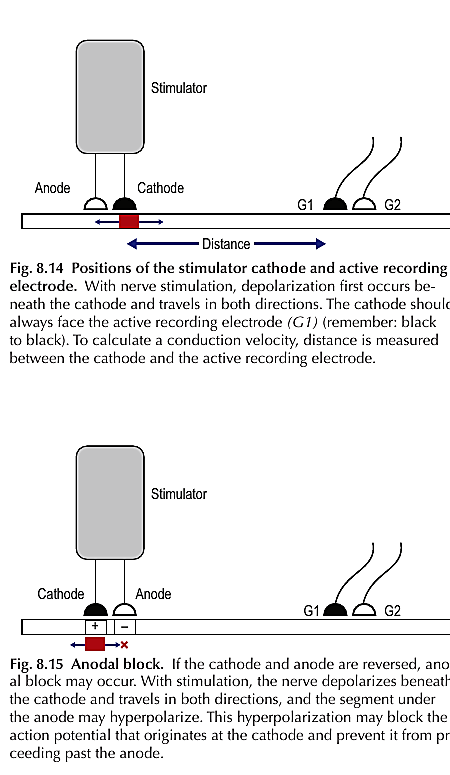
#> input picture projects/ncs-emg/textbook_figures_v3/fig_8_14_15_cathode_anode.png, 450 x 775 px, found by its file name
$ python concept10_anodal_block_aligned.py
#> lines starting #> are read from the running program, lines starting #| are printed output that depends on the picture
from pathlib import Path
from PIL import Image

ROOT = Path(r"C:\Users\uugur\OneDrive\Desktop\Second_Brain\10_Projects\presentations\artifacts_of_ncs_emg\animations")
OUT = ROOT / "katot-polarite" / "animasyon-0-depolarizasyon-anodal-blok.html"
FIG_IN = ROOT / "figures" / "source-v3" / "fig_8_14_15_cathode_anode.png"
FIG_OUT = ROOT / "figures" / "source-v3" / "fig_8_15_anodal_block.png"

with Image.open(FIG_IN) as im:
    # Existing source-v3 asset: Figure 8.14 is upper half; Figure 8.15 is lower half.
#> im is the input picture: PIL image 450x775 RGB; mean R, G, B 237.4, 237.1, 237.3
    w, h = im.size
#> w = 450; h = 775
    crop = im.crop((0, int(h * 0.44), w, h))
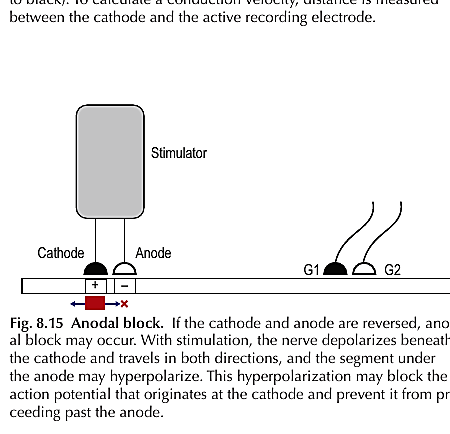
#> crop: PIL image 450x434 RGB; mean R, G, B 238.4, 238.1, 238.1
    crop.save(FIG_OUT)

HTML = r'''<!doctype html>
<html lang="tr">
<head>
<meta charset="utf-8">
<meta name="viewport" content="width=device-width,initial-scale=1">
<title>Anodal Blok — Mekanizma Modeli</title>
<style>
:root{--paper:#f7f8f9;--panel:#fff;--head:#e7edf3;--line:#d5dde4;--ink:#15232d;--muted:#60707d;--teal:#0f7a95;--cyan:#36c9d7;--green:#5eea8d;--amber:#ffc857;--red:#eb5a65;--blue:#64a7ff;--scope:#06140f;--grid:#143326}
*{box-sizing:border-box}html,body{width:100%;height:100%;margin:0;background:#fff;color:var(--ink);font-family:"Segoe UI",Inter,Arial,sans-serif}body{display:grid;place-items:center;padding:12px}
.app{width:min(calc(100vw - 24px),1500px);aspect-ratio:16/9;max-height:calc(100vh - 24px);background:var(--paper);border:1px solid #c8d1d9;box-shadow:0 18px 48px #23313b24;display:grid;grid-template-rows:42px 48px 1fr 70px 56px;overflow:hidden}
.titlebar,.toolbar{display:flex;align-items:center;padding:0 18px;border-bottom:1px solid var(--line)}.titlebar{justify-content:space-between;background:linear-gradient(#fff,#f0f3f5);font-size:14px;color:#43515c}.session{display:flex;align-items:center;gap:9px;font-weight:700}.dot{width:9px;height:9px;border-radius:50%;background:#2f7d52;box-shadow:0 0 7px #2f7d5270}.brand{font-weight:900;letter-spacing:.12em;color:#73808b}.brand b{color:var(--teal)}
.toolbar{gap:20px;background:var(--head)}.label{font-size:11px;letter-spacing:.08em;text-transform:uppercase;color:var(--muted);font-weight:900}.toolbar strong{font-size:15px}.mode{margin-left:auto;color:var(--teal);font-weight:900}
.workspace{min-height:0;padding:10px;display:grid;grid-template-columns:minmax(0,1fr) 326px;gap:10px}.panel{background:#fff;border:1px solid var(--line);min-width:0;min-height:0;overflow:hidden;display:flex;flex-direction:column}.panel-head{height:39px;flex:none;display:flex;align-items:center;justify-content:space-between;padding:0 13px;background:var(--head);border-bottom:1px solid var(--line);font-size:12px;font-weight:900;letter-spacing:.055em;text-transform:uppercase;color:#4a5964}
.state{padding:4px 10px;border-radius:999px;background:#e6f7ec;color:#28744a;border:1px solid #c8e8d3;text-transform:none;letter-spacing:0}.state.partial{background:#fff4d9;color:#8b5c00;border-color:#ead39a}.state.blocked{background:#fde8ea;color:#a6313d;border-color:#f0c3c8}
.lab{flex:1;min-height:0;display:grid;grid-template-rows:49% 51%}.geometry{position:relative;min-height:0;background:#101d24;border-bottom:4px solid #d5dde4}.scope{position:relative;min-height:0;background:var(--scope)}#geoCanvas,#scopeCanvas{position:absolute;inset:0;width:100%;height:100%}
.scope-legend{position:absolute;right:12px;top:8px;display:flex;gap:12px;padding:5px 8px;background:#06140fdb;border:1px solid #2b493a;color:#b8c8bf;font-size:11px;font-weight:800}.key{display:inline-flex;align-items:center;gap:5px}.sw{width:18px;height:3px;background:var(--green)}.sw.ref{height:0;border-top:2px dashed var(--amber)}
.formula{position:absolute;left:12px;bottom:8px;padding:5px 8px;background:#071118e8;border:1px solid #4c626f;color:#d9e7ec;font:800 10px Consolas,monospace}.formula b{color:var(--cyan)}
.side-body{padding:10px;display:grid;gap:7px;align-content:start;overflow:auto}.invariant{display:grid;grid-template-columns:1fr auto;gap:4px 9px;padding:8px 10px;border:1px solid #d6e2ea;background:#f2f7fa}.invariant span{font-size:11px;color:var(--muted);font-weight:800}.invariant b{font-size:11px;color:#256744}
.readout{display:grid;grid-template-columns:1fr auto;padding:7px 9px;border:1px solid var(--line);font-size:11px}.readout span{color:var(--muted);font-weight:800}.readout b{font-variant-numeric:tabular-nums}.readout.changed{background:#fff4d9;border-color:#ead39a}.readout.blocked{background:#fde8ea;border-color:#f0c3c8}.readout.blocked b{color:#a6313d}
.lesson{padding:8px 9px;border-left:4px solid var(--teal);background:#edf6f8;font-size:11px;line-height:1.34;font-weight:650}.lesson b{color:var(--teal)}.warning{padding:7px 9px;border-left:4px solid var(--red);background:#fff1f2;font-size:10px;line-height:1.32;color:#6f3339;font-weight:650}
.source{height:132px;border:1px solid var(--line);background:#fff;display:grid;grid-template-columns:112px 1fr;overflow:hidden}.source img{width:100%;height:100%;object-fit:contain;border-right:1px solid var(--line)}.source div{padding:7px;font-size:10px;line-height:1.25;color:var(--muted)}.source b{display:block;color:var(--ink);margin-bottom:3px}
.controls{display:flex;align-items:center;justify-content:center;gap:9px;padding:9px 16px;background:#fff;border-top:1px solid var(--line)}button{appearance:none;border:1px solid #b8c5cf;background:#f2f5f7;color:var(--ink);font:800 12px "Segoe UI",sans-serif;padding:9px 14px;cursor:pointer;border-radius:3px}button:hover,button:focus-visible{background:#e2edf2;outline:2px solid #8ac4d1;outline-offset:1px}button.active{background:#dceef2;border-color:#62aaba;color:#0b6075}.stim{margin-left:20px;background:#172b24;color:#dfffea;border-color:#315a48}.stim:hover{background:#234436}.model-note{font-size:10px;color:var(--muted);font-weight:800;margin-right:4px}
.bottom-bar{height:56px;display:flex!important;align-items:stretch!important;gap:1px!important;background:#d5dde4!important;border-top:1px solid #d5dde4!important}.bottom-bar .fkey{flex:1!important;background:#e7edf3!important;color:#16232c!important;text-decoration:none!important;display:flex!important;align-items:center!important;justify-content:center!important;gap:9px!important;padding:0 12px!important;font:800 13px/1 "Segoe UI",Arial,sans-serif!important}.bottom-bar .fkey span{color:#0f7a95!important;font-size:15px!important}.bottom-bar .fkey b{color:#16232c!important;font-size:13px!important}.bottom-bar .fkey:hover,.bottom-bar .fkey:focus-visible{background:#dce8f0!important;outline:none!important}
@media(max-width:980px){body{padding:0}.app{width:100vw;min-height:100vh;max-height:none;aspect-ratio:auto;grid-template-rows:42px auto minmax(760px,1fr) auto 56px}.toolbar{padding:8px 12px;flex-wrap:wrap}.workspace{grid-template-columns:1fr}.source{height:160px}.controls{flex-wrap:wrap}}
</style>
</head>
<body>
<main class="app">
  <div class="titlebar"><div class="session"><span class="dot"></span>EDX Öğrenim İstasyonu — Bölüm 8</div><div class="brand"><b>EDX</b>SİM</div></div>
  <div class="toolbar"><span class="label">Konu</span><strong>Anodal blok</strong><span class="label">Tek değişken</span><strong>Anot altında bloklanan lif oranı</strong><span class="mode">SERBEST LABORATUVAR</span></div>
  <section class="workspace">
    <div class="panel">
      <div class="panel-head"><span>Ters polarite ve uyarı sabit · yalnız anot altındaki geçiş değişir</span><span id="stateBadge" class="state">İletim geçiyor</span></div>
      <div class="lab">
        <div class="geometry" id="geometry"><canvas id="geoCanvas"></canvas><div class="formula"><b>Yanıt amplitüdü</b> ≈ referans × anot bölgesini geçen lif oranı</div></div>
        <div class="scope" id="scope"><canvas id="scopeCanvas"></canvas><div class="scope-legend"><span class="key"><i class="sw"></i>Model yanıtı</span><span class="key"><i class="sw ref"></i>Bloksuz referans · 38 µV</span></div></div>
      </div>
    </div>
    <aside class="panel">
      <div class="panel-head"><span>Şekil 8.15 mekanizması</span></div>
      <div class="side-body">
        <div class="invariant"><span>Katodal aktivasyon</span><b>SABİT</b><span>Elektrot polaritesi</span><b>TERS · SABİT</b><span>Gerçek iletim hızı</span><b>SABİT</b></div>
        <div id="fiberRow" class="readout"><span>Anotta bloklanan lif</span><b id="fiberOut">%0</b></div>
        <div id="arrivalRow" class="readout"><span>G1'e ulaşan volü</span><b id="arrivalOut">TAM</b></div>
        <div id="ampRow" class="readout"><span>Beklenen amplitüd</span><b id="ampOut">38 µV</b></div>
        <div class="readout"><span>Geçen liflerin onseti</span><b>2,5 ms · SABİT</b></div>
        <div class="lesson" id="lesson"><b>Blok yok:</b> Katot altında başlayan volü anot bölgesini geçer; liflerin tamamı G1'e ulaşır.</div>
        <div class="source"><img src="../figures/source-v3/fig_8_15_anodal_block.png" alt="Şekil 8.15 teorik anodal blok"><div><b>Şekil 8.15 · kitap sırası</b>Depolarizasyon katot altında başlar ve iki yöne yayılır. Anot altındaki hiperpolarize segment, geçen aksiyon potansiyelini teorik olarak bloke edebilir.</div></div>
        <div class="warning"><b>Klinik sınır:</b> Rutin kısa-puls bipolar NCS'de anodal blok nadirdir; anodal/virtual-cathode eksitasyon da görülebilir. Düşük amplitüd tek başına anodal blok kanıtı değildir.</div>
      </div>
    </aside>
  </section>
  <div class="controls"><span class="model-note">MEKANİZMA MODELİ · klinik olasılık değildir</span><button id="passBtn" class="active">0% · İletim geçiyor</button><button id="partialBtn">50% · Kısmi blok</button><button id="blockBtn">100% · Tam blok</button><button id="stimBtn" class="stim">Uyarıyı göster</button></div>
  <nav class="bottom-bar" aria-label="Standart sunum gezinmesi"><a class="fkey" href="index.html"><span>F1</span><b>Önceki</b></a><a class="fkey" href="../index.html"><span>F2</span><b>İçindekiler</b></a><a class="fkey" href="latans-hatasi.html"><span>F3</span><b>Sonraki</b></a></nav>
</main>
<script>
const geo=document.getElementById("geoCanvas"),gc=geo.getContext("2d"),geometry=document.getElementById("geometry");
const scope=document.getElementById("scopeCanvas"),sc=scope.getContext("2d"),scopeWrap=document.getElementById("scope");
const buttons=[document.getElementById("passBtn"),document.getElementById("partialBtn"),document.getElementById("blockBtn")];
const stateBadge=document.getElementById("stateBadge"),fiberOut=document.getElementById("fiberOut"),arrivalOut=document.getElementById("arrivalOut"),ampOut=document.getElementById("ampOut"),lesson=document.getElementById("lesson");
let blockedFraction=0,stimStart=-1,raf=0,dpr=Math.max(1,window.devicePixelRatio||1);
const REFERENCE_AMP=38,LATENCY=2.5,FIBERS=12;
function fit(canvas,wrap){const r=wrap.getBoundingClientRect(),w=Math.max(320,Math.round(r.width)),h=Math.max(130,Math.round(r.height));canvas.width=Math.round(w*dpr);canvas.height=Math.round(h*dpr);canvas.style.width=w+"px";canvas.style.height=h+"px";canvas.getContext("2d").setTransform(dpr,0,0,dpr,0,0);return{w,h}}
function clamp(v,a,b){return Math.max(a,Math.min(b,v))}
function line(c,pts,color,width=2,dash=[]){c.save();c.strokeStyle=color;c.lineWidth=width;c.setLineDash(dash);c.beginPath();pts.forEach((p,i)=>i?c.lineTo(p[0],p[1]):c.moveTo(p[0],p[1]));c.stroke();c.restore()}
function label(c,text,x,y,color="#dce8ed",size=11,align="left"){c.fillStyle=color;c.font=`800 ${size}px Segoe UI`;c.textAlign=align;c.fillText(text,x,y);c.textAlign="left"}
function dot(c,x,y,r,fill,stroke="#fff",width=2){c.beginPath();c.arc(x,y,r,0,Math.PI*2);c.fillStyle=fill;c.fill();c.strokeStyle=stroke;c.lineWidth=width;c.stroke()}
function roundRect(c,x,y,w,h,r,fill,stroke){c.beginPath();c.roundRect(x,y,w,h,r);if(fill){c.fillStyle=fill;c.fill()}if(stroke){c.strokeStyle=stroke;c.lineWidth=1.5;c.stroke()}}
function snapAt(t,on,amp){return amp*(-1.0*Math.exp(-Math.pow((t-on-.35)/.20,2))+.76*Math.exp(-Math.pow((t-on-.84)/.33,2))-.13*Math.exp(-Math.pow((t-on-1.65)/.55,2)))}
function noise(t){return .35*Math.sin(t*30.3)+.16*Math.sin(t*71.7+.9)+.08*Math.sin(t*118.2)}
function fiberBlocked(i){if(blockedFraction===0)return false;if(blockedFraction===1)return true;return i%2===0}
function drawElectrode(c,x,y,kind){line(c,[[x,y-38],[x,y-9]],"#d7e4e9",3);if(kind==="cathode"){dot(c,x,y,11,"#111820","#ffc857");label(c,"KATOT (−)",x,y-20,"#ffc857",11,"center")}else{dot(c,x,y,10,"#fff","#eb5a65");label(c,"ANOT (+)",x,y-20,"#ff9aa2",11,"center")}}
function drawGeometry(now){
  const {w,h}=fit(geo,geometry);gc.clearRect(0,0,w,h);gc.fillStyle="#101d24";gc.fillRect(0,0,w,h);
  const cathX=w*.19,anodeX=w*.48,g1X=w*.82,g2X=w*.91,electrodeY=h*.26,top=h*.48,gap=Math.min(8,(h*.34)/FIBERS);
  roundRect(gc,anodeX-34,top-15,68,gap*(FIBERS-1)+30,10,"rgba(60,120,205,.19)","rgba(100,167,255,.85)");
  label(gc,"HİPERPOLARİZE",anodeX,top-23,"#8fc2ff",10,"center");label(gc,"ANOT SEGMENTİ",anodeX,top-11,"#8fc2ff",9,"center");
  drawElectrode(gc,cathX,electrodeY,"cathode");drawElectrode(gc,anodeX,electrodeY,"anode");dot(gc,g1X,electrodeY,9,"#64a7ff");dot(gc,g2X,electrodeY,9,"#fff","#64a7ff");
  label(gc,"G1",g1X,electrodeY-20,"#8fc2ff",11,"center");label(gc,"G2",g2X,electrodeY-20,"#8fc2ff",11,"center");
  line(gc,[[cathX,electrodeY+12],[cathX,top-8]],"#ffc857",2,[4,3]);label(gc,"katodal aktivasyon",cathX,top-15,"#ffc857",10,"center");
  for(let i=0;i<FIBERS;i++){const y=top+i*gap;line(gc,[[w*.06,y],[w*.94,y]],"#7f683e",1.6);if(fiberBlocked(i)){line(gc,[[anodeX-23,y],[anodeX+23,y]],"#466997",3)}}
  label(gc,"SİNİR LİFLERİ",w*.06,top-20,"#d7bc83",10);label(gc,"TERS POLARİTE SABİT",w*.94,top-20,"#a7b8c1",10,"right");
  if(stimStart>=0){
    const e=(now-stimStart)/1000;
    for(let i=0;i<FIBERS;i++){
      const y=top+i*gap,blocked=fiberBlocked(i),forward=clamp((e-.12-i*.006)/1.38,0,1),target=blocked?anodeX-8:g1X,px=cathX+(target-cathX)*forward;
      if(forward>0&&forward<1)dot(gc,px,y,3.6,"#ffc857","rgba(255,255,255,.9)",1);
      if(blocked&&forward>=.98&&e<1.95){const a=clamp(1-(e-1.45)/.5,0,1);gc.strokeStyle=`rgba(235,90,101,${a})`;gc.lineWidth=2;gc.beginPath();gc.moveTo(anodeX-7,y-5);gc.lineTo(anodeX+7,y+5);gc.moveTo(anodeX+7,y-5);gc.lineTo(anodeX-7,y+5);gc.stroke()}
      const backward=clamp((e-.12-i*.006)/.48,0,1),bx=cathX-(cathX-w*.08)*backward;if(backward>0&&backward<1)dot(gc,bx,y,2.7,"#ffc857","rgba(255,255,255,.75)",1);
    }
    if(e<.35){const a=1-e/.35;gc.beginPath();gc.arc(cathX,electrodeY,17+25*(1-a),0,Math.PI*2);gc.strokeStyle=`rgba(255,200,87,${a})`;gc.lineWidth=4;gc.stroke()}
    if(e>2.15)stimStart=-1;
  }
}
function drawScope(now){
  const {w,h}=fit(scope,scopeWrap);sc.clearRect(0,0,w,h);sc.fillStyle="#06140f";sc.fillRect(0,0,w,h);
  const L=50,R=w-22,T=24,B=h-30,mid=(T+B)/2,windowMs=7,halfUv=52,on=LATENCY,amp=REFERENCE_AMP*(1-blockedFraction);
  const x=t=>L+(R-L)*t/windowMs,y=v=>mid+(v/halfUv)*(B-T)/2;
  sc.strokeStyle="#143326";sc.lineWidth=1;for(let i=0;i<=7;i++){sc.beginPath();sc.moveTo(x(i),T);sc.lineTo(x(i),B);sc.stroke()}for(let i=0;i<=6;i++){const yy=T+(B-T)*i/6;sc.beginPath();sc.moveTo(L,yy);sc.lineTo(R,yy);sc.stroke()}
  sc.strokeStyle="#27533e";sc.beginPath();sc.moveTo(L,mid);sc.lineTo(R,mid);sc.stroke();sc.fillStyle="#789486";sc.font="700 10px Segoe UI";sc.textAlign="center";for(let i=0;i<=7;i++)sc.fillText(i+" ms",x(i),B+16);sc.textAlign="left";sc.fillText("20 µV/div",L,T-8);
  const elapsed=stimStart>=0?(now-stimStart)/1000:99,progress=Math.min(1,Math.max(.02,elapsed/1.85));
  function plot(fn,color,width,dash=[]){sc.strokeStyle=color;sc.lineWidth=width;sc.setLineDash(dash);sc.beginPath();const n=Math.floor(720*progress);for(let i=0;i<=n;i++){const t=windowMs*i/720,v=clamp(fn(t),-halfUv,halfUv);i?sc.lineTo(x(t),y(v)):sc.moveTo(x(t),y(v))}sc.stroke();sc.setLineDash([])}
  plot(t=>snapAt(t,on,REFERENCE_AMP),"#ffc857",1.5,[6,4]);sc.save();sc.shadowColor="#5eea8d";sc.shadowBlur=5;plot(t=>snapAt(t,on,amp)+noise(t),"#5eea8d",2.2);sc.restore();
  if(amp>0){sc.strokeStyle="#5eea8d";sc.setLineDash([3,4]);sc.beginPath();sc.moveTo(x(on),T);sc.lineTo(x(on),B);sc.stroke();sc.setLineDash([]);sc.fillStyle="#83f0a6";sc.font="800 10px Segoe UI";sc.fillText("onset 2,5 ms · değişmez",x(on)+6,B-7)}
  else{sc.fillStyle="#ff9aa2";sc.font="900 12px Segoe UI";sc.fillText("UYARILMIŞ YANIT YOK — modelde tüm lifler anotta bloke",L+16,T+25)}
}
function updateUI(){
  const amp=REFERENCE_AMP*(1-blockedFraction),arrival=blockedFraction===0?"TAM":blockedFraction===.5?"KISMİ":"YOK",labels=["İletim geçiyor","Kısmi blok modeli","Tam blok modeli"];
  const idx=blockedFraction===0?0:blockedFraction===.5?1:2;buttons.forEach((b,i)=>b.classList.toggle("active",i===idx));
  stateBadge.textContent=labels[idx];stateBadge.className=idx===0?"state":idx===1?"state partial":"state blocked";
  fiberOut.textContent="%"+Math.round(blockedFraction*100);arrivalOut.textContent=arrival;ampOut.textContent=Math.round(amp)+" µV";
  const dynamic=[document.getElementById("fiberRow"),document.getElementById("arrivalRow"),document.getElementById("ampRow")];dynamic.forEach(el=>{el.classList.toggle("changed",idx===1);el.classList.toggle("blocked",idx===2)});
  lesson.innerHTML=idx===0?"<b>Blok yok:</b> Katot altında başlayan volü anot bölgesini geçer; liflerin tamamı G1'e ulaşır.":idx===1?"<b>Kısmi blok modeli:</b> Liflerin yarısı hiperpolarize segmenti geçemez; ulaşan lif sayısı azaldığı için amplitüd yarıya iner, geçen liflerin onseti değişmez.":"<b>Tam blok modeli:</b> Volü katotta oluşur fakat hiçbir lif anot bölgesini geçemez; G1'de uyarılmış yanıt kaydedilmez.";
  window.__anodalBlockState={blockedFraction,stimulusFixed:true,polarity:"reversed",cathodeX:.19,anodeX:.48,latency:LATENCY,referenceAmp:REFERENCE_AMP,liveAmp:amp,arrival};
}
function setBlocked(v){blockedFraction=v;updateUI();draw(performance.now())}
buttons[0].addEventListener("click",()=>setBlocked(0));buttons[1].addEventListener("click",()=>setBlocked(.5));buttons[2].addEventListener("click",()=>setBlocked(1));document.getElementById("stimBtn").addEventListener("click",()=>{stimStart=performance.now();if(!raf)raf=requestAnimationFrame(loop)});
function draw(now){drawGeometry(now);drawScope(now)}function loop(now){draw(now);if(stimStart>=0)raf=requestAnimationFrame(loop);else raf=0}
new ResizeObserver(()=>draw(performance.now())).observe(document.querySelector(".app"));setBlocked(0);
</script>
<script data-standard-nav-v3>document.addEventListener("keydown",e=>{if(["INPUT","SELECT","TEXTAREA"].includes(document.activeElement?.tagName))return;const k=e.key.toUpperCase();const a=k==="F1"?document.querySelector(".bottom-bar .fkey:nth-child(1)"):k==="F2"?document.querySelector(".bottom-bar .fkey:nth-child(2)"):k==="F3"?document.querySelector(".bottom-bar .fkey:nth-child(3)"):null;if(a){e.preventDefault();location.href=a.href}});</script>
</body>
</html>'''

OUT.write_text(HTML, encoding="utf-8")
print(OUT)
print(FIG_OUT)

$ run again, with projects/ncs-emg/textbook_figures_v3/fig_8_11_stimulus_measurement.png copied over projects/ncs-emg/textbook_figures_v3/fig_8_14_15_cathode_anode.png
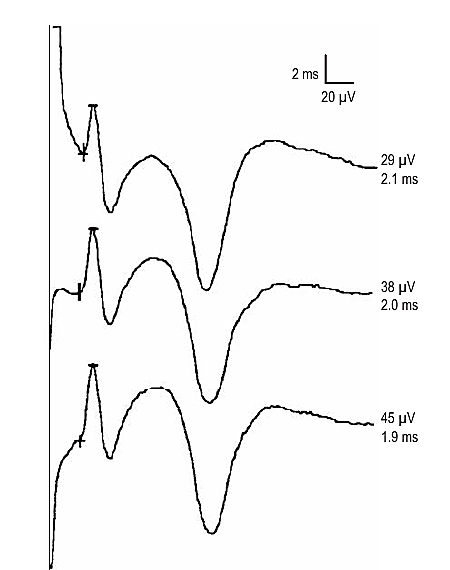
#> input picture projects/ncs-emg/textbook_figures_v3/fig_8_11_stimulus_measurement.png, 450 x 570 px, found by its file name
#> im is the input picture: PIL image 450x570 RGB; mean R, G, B 247.8, 247.8, 247.8
#> `crop = im.crop((0, int(h * 0.44), w, h))`:
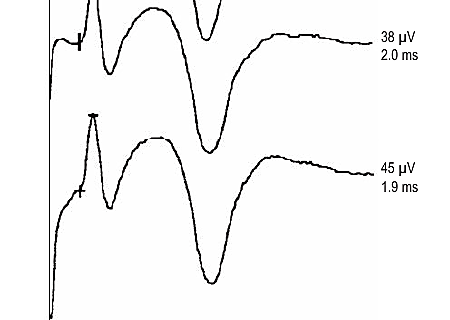
#> crop: PIL image 450x320 RGB; mean R, G, B 246.9, 246.8, 246.8

$ run again, with projects/ncs-emg/textbook_figures_v3/fig_8_12_cables.png copied over projects/ncs-emg/textbook_figures_v3/fig_8_14_15_cathode_anode.png
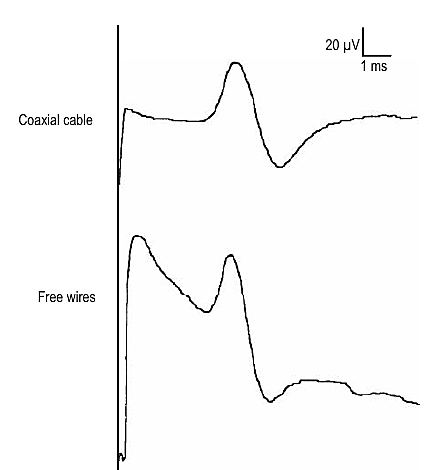
#> input picture projects/ncs-emg/textbook_figures_v3/fig_8_12_cables.png, 445 x 470 px, found by its file name
#> im is the input picture: PIL image 445x470 RGB; mean R, G, B 249.9, 249.9, 249.9
#> `crop = im.crop((0, int(h * 0.44), w, h))`:
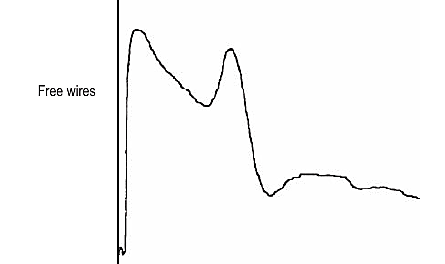
#> crop: PIL image 445x264 RGB; mean R, G, B 250.2, 250.2, 250.2

$ run again, with projects/ncs-emg/textbook_figures_v3/fig_8_13_walking_anode.png copied over projects/ncs-emg/textbook_figures_v3/fig_8_14_15_cathode_anode.png
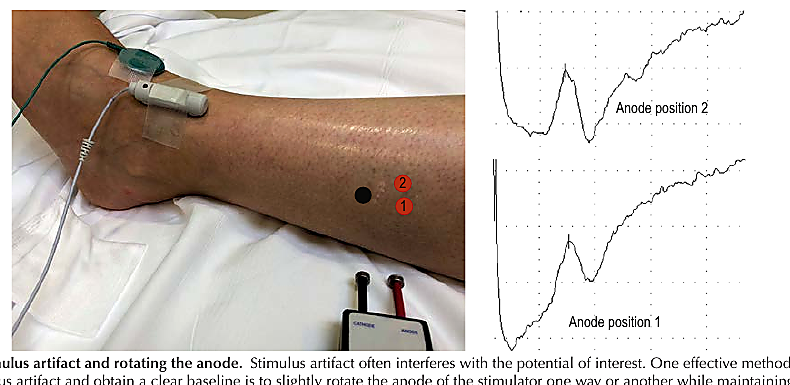
#> input picture projects/ncs-emg/textbook_figures_v3/fig_8_13_walking_anode.png, 790 x 385 px, found by its file name
#> im is the input picture: PIL image 790x385 RGB; mean R, G, B 206, 197.8, 191.5
#> `crop = im.crop((0, int(h * 0.44), w, h))`:
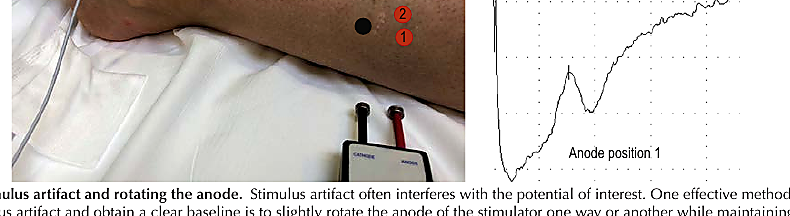
#> crop: PIL image 790x216 RGB; mean R, G, B 205.4, 200.3, 196.4
